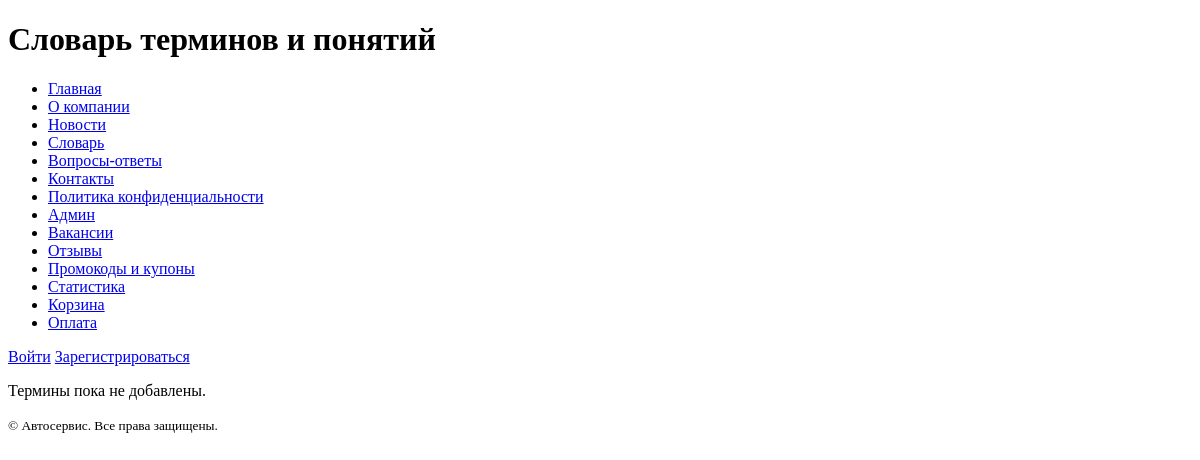
/terms/, run on an earlier commit of the app's database.
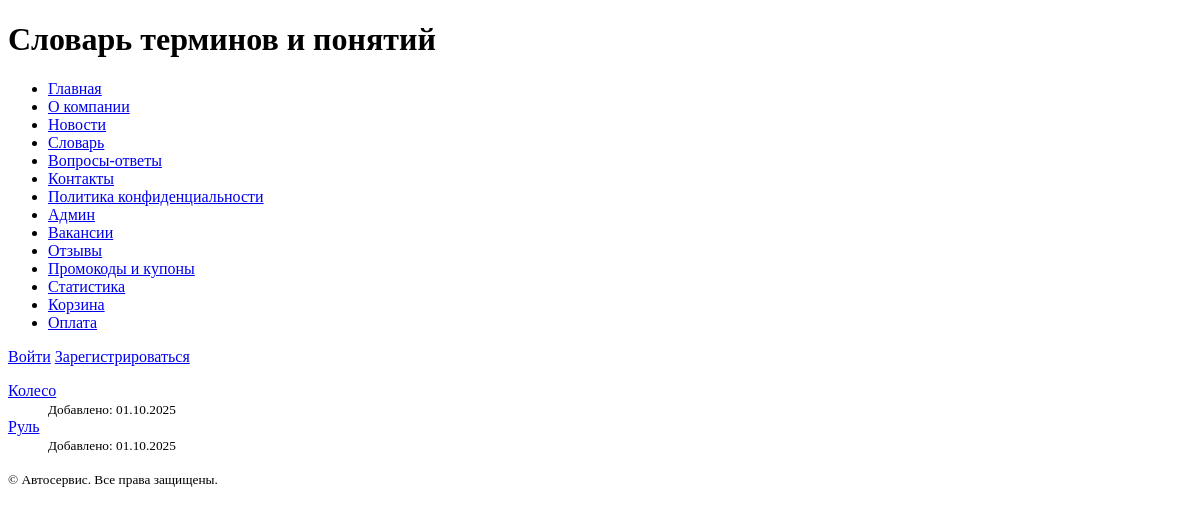
And on a later commit of the database.
### hello/models.py (models this page shows, shortened)
class Term(models.Model):
    term = models.CharField(max_length=100)
    definition = models.TextField()
    created_at = models.DateField(default=now)

### hello/views.py (the view)
# urls.py: path('terms/',views.terms),
def terms(request):
    terms = Term.objects.order_by('-created_at')
    return render(request, "terms.html", {"terms": terms})

### hello/context_processors.py (called while the page is built)
def user_info(request):
    return {
        'user_type': request.session.get('user_type'),
        'user_name': request.session.get('user_name'),
        'user_id': request.session.get('user_id'),
    }

### hello/templates/terms.html (shortened to what this page needs)
{% extends "menu.html" %}
{% block header %}Словарь терминов и понятий{% endblock header %}
{% block content %}
<section>
    {% if terms %}
        <dl>
            {% for t in terms %}
                <dt><a href="{% url 'term_detail' t.id %}">{{ t.term }}</a></dt>
                <dd><small><time datetime="{{ t.created_at|date:'c' }}">Добавлено: {{ t.created_at|date:'d.m.Y' }}</time></small></dd>
            {% endfor %}
        </dl>
    {% else %}
        <p>Термины пока не добавлены.</p>
    {% endif %}
</section>
{% endblock content %}

### hello/templates/menu.html (shortened to what this page needs)
<!DOCTYPE html>
<html lang="ru">
<head>
    {% load static %}
</head>
<body>
    <header>
        <h1>{% block header %}{% endblock header %}</h1>
        <nav aria-label="Основная навигация">
            <ul>
                <li><a href="/">Главная</a></li>
                <li><a href="/about_company">О компании</a></li>
                <li><a href="/news">Новости</a></li>
                <li><a href="/terms">Словарь</a></li>
                <li><a href="/qa">Вопросы-ответы</a></li>
                <li><a href="/contacts">Контакты</a></li>
                <li><a href="/politics">Политика конфиденциальности</a></li>
                <li><a href="/admin">Админ</a></li>
                <li><a href="/vacancies">Вакансии</a></li>
                <li><a href="/reviews">Отзывы</a></li>
                <li><a href="/promocodes">Промокоды и купоны</a></li>
                <li><a href="/statistics">Статистика</a></li>
                <li><a href="/cart">Корзина</a></li>
                <li><a href="/checkout">Оплата</a></li>
            </ul>
        </nav>
        <div>
            {% if user_type %}
                <p>Добро пожаловать, {{ user_name }}!</p>
                {% if user_type == 'client' %}
                    <a href="/login/client/{{ user_id }}">Личный кабинет</a>
                {% else %}
                    <a href="/login/master/{{ user_id }}">Личный кабинет</a>
                {% endif %}
                <a href="/logout">Выйти</a>
            {% else %}
                <a href="/login">Войти</a>
                <a href="/register">Зарегистрироваться</a>
            {% endif %}
        </div>
    </header>
    <main>
        <div>{% block content%}{% endblock content %}</div>
    </main>
    <footer>
        <small>&copy; {{ user_now|date:'Y' }} Автосервис. Все права защищены.</small>
    </footer>
</body>
</html>

What changed in the data, as far as the page shows it:
added Term: term "Колесо", created_at "01.10.2025"
added Term: term "Руль", created_at "01.10.2025"
Also different on the page:
text no longer shown: "Термины пока не добавлены."
